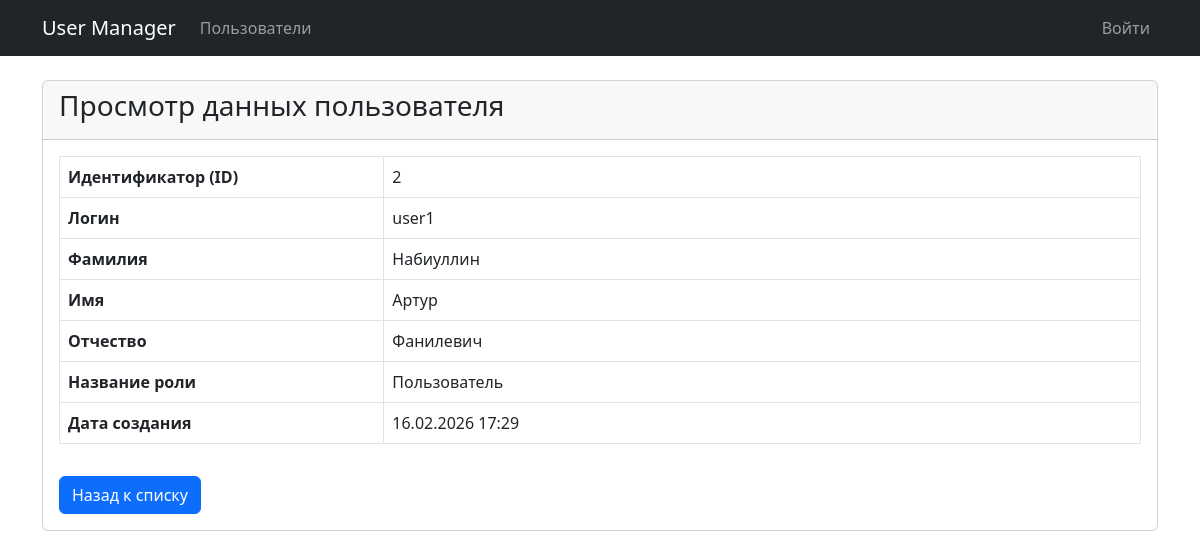
The page /users/2 on the database its author committed.
### models.py (models this page shows, shortened)
class User(db.Model, UserMixin):
    __tablename__ = 'users'
    id = db.Column(db.Integer, primary_key=True)
    login = db.Column(db.String(50), unique=True, nullable=False)
    password_hash = db.Column(db.String(128), nullable=False)
    last_name = db.Column(db.String(50), nullable=False)
    first_name = db.Column(db.String(50), nullable=False)
    middle_name = db.Column(db.String(50), nullable=True)
    role_id = db.Column(db.Integer, db.ForeignKey('roles.id'), nullable=True)
    created_at = db.Column(db.DateTime, default=datetime.utcnow)

class Role(db.Model):
    __tablename__ = 'roles'
    id = db.Column(db.Integer, primary_key=True)
    name = db.Column(db.String(50), nullable=False)
    description = db.Column(db.Text, nullable=True)
    users = db.relationship('User', backref='role', lazy=True)

### app.py (the view)
@app.route('/users/<int:user_id>')
def user_view(user_id):
    user = User.query.get_or_404(user_id)
    return render_template('user_view.html', user=user)

### templates/user_view.html
{% extends 'base.html' %}
{% block content %}
<div class="card">
    <div class="card-header">
        <h3>Просмотр данных пользователя</h3>
    </div>
    <div class="card-body">
        <table class="table table-bordered">
            <tr>
                <th style="width: 30%;">Идентификатор (ID)</th>
                <td>{{ user.id }}</td>
            </tr>
            <tr>
                <th>Логин</th>
                <td>{{ user.login }}</td>
            </tr>
            <tr>
                <th>Фамилия</th>
                <td>{{ user.last_name }}</td>
            </tr>
            <tr>
                <th>Имя</th>
                <td>{{ user.first_name }}</td>
            </tr>
            <tr>
                <th>Отчество</th>
                <td>{{ user.middle_name or '-' }}</td>
            </tr>
            <tr>
                <th>Название роли</th>
                <td>{{ user.role.name if user.role else 'Не назначена' }}</td>
            </tr>
            <tr>
                <th>Дата создания</th>
                <td>{{ user.created_at.strftime('%d.%m.%Y %H:%M') }}</td>
            </tr>
        </table>
        <a href="{{ url_for('index') }}" class="btn btn-primary mt-3">Назад к списку</a>
    </div>
</div>
{% endblock %}

### rows shown on the page
User: id "2", login "user1", last_name "Набиуллин", first_name "Артур", middle_name "Фанилевич", created_at "16.02.2026 17:29"
Role: role "Пользователь"
